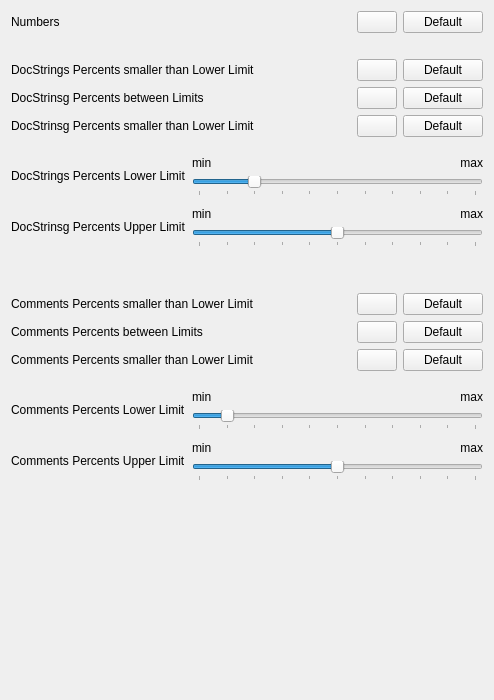
             <widget class="QWidget" name="scrollAreaWidgetContents_6">
              <property name="geometry">
               <rect>
                <x>0</x>
                <y>0</y>
                <width>494</width>
                <height>700</height>
               </rect>
              </property>
              <layout class="QHBoxLayout" name="horizontalLayout_34">
               <item>
                <layout class="QVBoxLayout" name="verticalLayout_39" stretch="0,1">
                 <item>
                  <layout class="QVBoxLayout" name="verticalLayout_38">
                   <item>
                    <layout class="QGridLayout" name="settingsLayout_5" columnstretch="1,0,0" columnminimumwidth="250,0,0">
                     <item row="2" column="0">
                      <widget class="QLabel" name="PYMETRICS_BASIC_DOCSTRINGS_PERCENTAGE_LOWERLIMIT_LABEL">
                       <property name="text">
                        <string>DocStrings Percents smaller than Lower Limit</string>
                       </property>
                      </widget>
                     </item>
                     <item row="0" column="2">
                      <widget class="QPushButton" name="PYMETRICS_BASIC_NUMBERS_RESETCOLOR">
                       <property name="sizePolicy">
                        <sizepolicy hsizetype="Minimum" vsizetype="Fixed">
                         <horstretch>0</horstretch>
                         <verstretch>0</verstretch>
                        </sizepolicy>
                       </property>
                       <property name="text">
                        <string>Default</string>
                       </property>
                      </widget>
                     </item>
                     <item row="4" column="1">
                      <widget class="QColorButton" name="PYMETRICS_BASIC_DOCSTRINGS_PERCENTAGE_UPPERLIMIT_COLOR">
                       <property name="sizePolicy">
                        <sizepolicy hsizetype="Fixed" vsizetype="Fixed">
                         <horstretch>0</horstretch>
                         <verstretch>0</verstretch>
                        </sizepolicy>
                       </property>
                       <property name="text">
                        <string/>
                       </property>
                      </widget>
                     </item>
                     <item row="4" column="0">
                      <widget class="QLabel" name="PYMETRICS_BASIC_DOCSTRINGS_PERCENTAGE_UPPERLIMIT_LABEL">
                       <property name="text">
                        <string>DocStrinsg Percents smaller than Lower Limit</string>
                       </property>
                      </widget>
                     </item>
                     <item row="2" column="1">
                      <widget class="QColorButton" name="PYMETRICS_BASIC_DOCSTRINGS_PERCENTAGE_LOWERLIMIT_COLOR">
                       <property name="sizePolicy">
                        <sizepolicy hsizetype="Fixed" vsizetype="Fixed">
                         <horstretch>0</horstretch>
                         <verstretch>0</verstretch>
                        </sizepolicy>
                       </property>
                       <property name="text">
                        <string/>
                       </property>
                      </widget>
                     </item>
                     <item row="3" column="2">
                      <widget class="QPushButton" name="PYMETRICS_BASIC_DOCSTRINGS_PERCENTAGE_BETWEENLIMITS_RESETCOLOR">
                       <property name="text">
                        <string>Default</string>
                       </property>
                      </widget>
                     </item>
                     <item row="3" column="1">
                      <widget class="QColorButton" name="PYMETRICS_BASIC_DOCSTRINGS_PERCENTAGE_BETWEENLIMITS_COLOR">
                       <property name="sizePolicy">
                        <sizepolicy hsizetype="Fixed" vsizetype="Fixed">
                         <horstretch>0</horstretch>
                         <verstretch>0</verstretch>
                        </sizepolicy>
                       </property>
                       <property name="text">
                        <string/>
                       </property>
                      </widget>
                     </item>
                     <item row="0" column="1">
                      <widget class="QColorButton" name="PYMETRICS_BASIC_NUMBERS_COLOR">
                       <property name="sizePolicy">
                        <sizepolicy hsizetype="Fixed" vsizetype="Fixed">
                         <horstretch>0</horstretch>
                         <verstretch>0</verstretch>
                        </sizepolicy>
                       </property>
                       <property name="text">
                        <string/>
                       </property>
                      </widget>
                     </item>
                     <item row="4" column="2">
                      <widget class="QPushButton" name="PYMETRICS_BASIC_DOCSTRINGS_PERCENTAGE_UPPERLIMIT_RESETCOLOR">
                       <property name="text">
                        <string>Default</string>
                       </property>
                      </widget>
                     </item>
                     <item row="0" column="0">
                      <widget class="QLabel" name="PYMETRICS_BASIC_NUMBERS_LABEL">
                       <property name="minimumSize">
                        <size>
                         <width>250</width>
                         <height>0</height>
                        </size>
                       </property>
                       <property name="text">
                        <string>Numbers</string>
                       </property>
                      </widget>
                     </item>
                     <item row="3" column="0">
                      <widget class="QLabel" name="PYMETRICS_BASIC_DOCSTRINGS_PERCENTAGE_BETWEENLIMITS_LABEL">
                       <property name="text">
                        <string>DocStrinsg Percents between Limits</string>
                       </property>
                      </widget>
                     </item>
                     <item row="2" column="2">
                      <widget class="QPushButton" name="PYMETRICS_BASIC_DOCSTRINGS_PERCENTAGE_LOWERLIMIT_RESETCOLOR">
                       <property name="text">
                        <string>Default</string>
                       </property>
                      </widget>
                     </item>
                     <item row="1" column="0">
                      <spacer name="verticalSpacer_12">
                       <property name="orientation">
                        <enum>Qt::Vertical</enum>
                       </property>
                       <property name="sizeType">
                        <enum>QSizePolicy::Fixed</enum>
                       </property>
                       <property name="sizeHint" stdset="0">
                        <size>
                         <width>20</width>
                         <height>20</height>
                        </size>
                       </property>
                      </spacer>
                     </item>
                    </layout>
                   </item>
                   <item>
                    <spacer name="verticalSpacer_17">
                     <property name="orientation">
                      <enum>Qt::Vertical</enum>
                     </property>
                     <property name="sizeType">
                      <enum>QSizePolicy::Fixed</enum>
                     </property>
                     <property name="sizeHint" stdset="0">
                      <size>
                       <width>20</width>
                       <height>13</height>
                      </size>
                     </property>
                    </spacer>
                   </item>
                   <item>
                    <layout class="QHBoxLayout" name="horizontalLayout_33" stretch="0,1">
                     <item>
                      <widget class="QLabel" name="PYMETRICS_BASIC_DOCSTRINGS_LOWERLIMIT_SLIDER_LABEL">
                       <property name="minimumSize">
                        <size>
                         <width>100</width>
                         <height>0</height>
                        </size>
                       </property>
                       <property name="text">
                        <string>DocStrings Percents Lower Limit</string>
                       </property>
                      </widget>
                     </item>
                     <item>
                      <layout class="QVBoxLayout" name="verticalLayout_37">
                       <item>
                        <layout class="QHBoxLayout" name="horizontalLayout_32">
                         <item>
                          <widget class="QLabel" name="PYMETRICS_BASIC_DOCSTRINGS_LOWERLIMIT_SLIDER_MINVALUE">
                           <property name="text">
                            <string>min</string>
                           </property>
                          </widget>
                         </item>
                         <item>
                          <widget class="QLabel" name="PYMETRICS_BASIC_DOCSTRINGS_LOWERLIMIT_SLIDER_MAXVALUE">
                           <property name="text">
                            <string>max</string>
                           </property>
                           <property name="alignment">
                            <set>Qt::AlignRight|Qt::AlignTrailing|Qt::AlignVCenter</set>
                           </property>
                          </widget>
                         </item>
                        </layout>
                       </item>
                       <item>
                        <widget class="QSlider" name="PYMETRICS_BASIC_DOCSTRINGS_LOWERLIMIT_SLIDER">
                         <property name="minimum">
                          <number>0</number>
                         </property>
                         <property name="maximum">
                          <number>100</number>
                         </property>
                         <property name="sliderPosition">
                          <number>20</number>
                         </property>
                         <property name="orientation">
                          <enum>Qt::Horizontal</enum>
                         </property>
                         <property name="invertedAppearance">
                          <bool>false</bool>
                         </property>
                         <property name="tickPosition">
                          <enum>QSlider::TicksBelow</enum>
                         </property>
                         <property name="tickInterval">
                          <number>10</number>
                         </property>
                        </widget>
                       </item>
                      </layout>
                     </item>
                    </layout>
                   </item>
                   <item>
                    <spacer name="verticalSpacer_21">
                     <property name="orientation">
                      <enum>Qt::Vertical</enum>
                     </property>
                     <property name="sizeHint" stdset="0">
                      <size>
                       <width>20</width>
                       <height>5</height>
                      </size>
                     </property>
                    </spacer>
                   </item>
                   <item>
                    <layout class="QHBoxLayout" name="horizontalLayout_31" stretch="0,1">
                     <item>
                      <widget class="QLabel" name="PYMETRICS_BASIC_DOCSTRINGS_UPPERLIMIT_SLIDER_LABEL">
                       <property name="minimumSize">
                        <size>
                         <width>100</width>
                         <height>0</height>
                        </size>
                       </property>
                       <property name="text">
                        <string>DocStrinsg Percents Upper Limit</string>
                       </property>
                      </widget>
                     </item>
                     <item>
                      <layout class="QVBoxLayout" name="verticalLayout_25">
                       <item>
                        <layout class="QHBoxLayout" name="horizontalLayout_30">
                         <item>
                          <widget class="QLabel" name="PYMETRICS_BASIC_DOCSTRINGS_UPPERLIMIT_SLIDER_MINVALUE">
                           <property name="text">
                            <string>min</string>
                           </property>
                          </widget>
                         </item>
                         <item>
                          <widget class="QLabel" name="PYMETRICS_BASIC_DOCSTRINGS_UPPERLIMIT_SLIDER_MAXVALUE">
                           <property name="text">
                            <string>max</string>
                           </property>
                           <property name="alignment">
                            <set>Qt::AlignRight|Qt::AlignTrailing|Qt::AlignVCenter</set>
                           </property>
                          </widget>
                         </item>
                        </layout>
                       </item>
                       <item>
                        <widget class="QSlider" name="PYMETRICS_BASIC_DOCSTRINGS_UPPERLIMIT_SLIDER">
                         <property name="maximum">
                          <number>100</number>
                         </property>
                         <property name="sliderPosition">
                          <number>50</number>
                         </property>
                         <property name="orientation">
                          <enum>Qt::Horizontal</enum>
                         </property>
                         <property name="tickPosition">
                          <enum>QSlider::TicksBelow</enum>
                         </property>
                         <property name="tickInterval">
                          <number>10</number>
                         </property>
                        </widget>
                       </item>
                      </layout>
                     </item>
                    </layout>
                   </item>
                   <item>
                    <spacer name="verticalSpacer_18">
                     <property name="orientation">
                      <enum>Qt::Vertical</enum>
                     </property>
                     <property name="sizeType">
                      <enum>QSizePolicy::Fixed</enum>
                     </property>
                     <property name="sizeHint" stdset="0">
                      <size>
                       <width>20</width>
                       <height>40</height>
                      </size>
                     </property>
                    </spacer>
                   </item>
                   <item>
                    <layout class="QGridLayout" name="settingsLayout_6" columnstretch="1,0,0" columnminimumwidth="250,0,0">
                     <item row="2" column="1">
                      <widget class="QColorButton" name="PYMETRICS_BASIC_COMMENTS_PERCENTAGE_UPPERLIMIT_COLOR">
                       <property name="sizePolicy">
                        <sizepolicy hsizetype="Fixed" vsizetype="Fixed">
                         <horstretch>0</horstretch>
                         <verstretch>0</verstretch>
                        </sizepolicy>
                       </property>
                       <property name="text">
                        <string/>
                       </property>
                      </widget>
                     </item>
                     <item row="0" column="1">
                      <widget class="QColorButton" name="PYMETRICS_BASIC_COMMENTS_PERCENTAGE_LOWERLIMIT_COLOR">
                       <property name="sizePolicy">
                        <sizepolicy hsizetype="Fixed" vsizetype="Fixed">
                         <horstretch>0</horstretch>
                         <verstretch>0</verstretch>
                        </sizepolicy>
                       </property>
                       <property name="text">
                        <string/>
                       </property>
                      </widget>
                     </item>
                     <item row="1" column="2">
                      <widget class="QPushButton" name="PYMETRICS_BASIC_COMMENTS_PERCENTAGE_BETWEENLIMITS_RESETCOLOR">
                       <property name="text">
                        <string>Default</string>
                       </property>
                      </widget>
                     </item>
                     <item row="2" column="2">
                      <widget class="QPushButton" name="PYMETRICS_BASIC_COMMENTS_PERCENTAGE_UPPERLIMIT_RESETCOLOR">
                       <property name="text">
                        <string>Default</string>
                       </property>
                      </widget>
                     </item>
                     <item row="2" column="0">
                      <widget class="QLabel" name="PYMETRICS_BASIC_COMMENTS_PERCENTAGE_UPPERLIMIT_LABEL">
                       <property name="text">
                        <string>Comments Percents smaller than Lower Limit</string>
                       </property>
                      </widget>
                     </item>
                     <item row="0" column="0">
                      <widget class="QLabel" name="PYMETRICS_BASIC_COMMENTS_PERCENTAGE_LOWERLIMIT_LABEL">
                       <property name="text">
                        <string>Comments Percents smaller than Lower Limit</string>
                       </property>
                      </widget>
                     </item>
                     <item row="1" column="1">
                      <widget class="QColorButton" name="PYMETRICS_BASIC_COMMENTS_PERCENTAGE_BETWEENLIMITS_COLOR">
                       <property name="sizePolicy">
                        <sizepolicy hsizetype="Fixed" vsizetype="Fixed">
                         <horstretch>0</horstretch>
                         <verstretch>0</verstretch>
                        </sizepolicy>
                       </property>
                       <property name="text">
                        <string/>
                       </property>
                      </widget>
                     </item>
                     <item row="1" column="0">
                      <widget class="QLabel" name="PYMETRICS_BASIC_COMMENTS_PERCENTAGE_BETWEENLIMITS_LABEL">
                       <property name="text">
                        <string>Comments Percents between Limits</string>
                       </property>
                      </widget>
                     </item>
                     <item row="0" column="2">
                      <widget class="QPushButton" name="PYMETRICS_BASIC_COMMENTS_PERCENTAGE_LOWERLIMIT_RESETCOLOR">
                       <property name="text">
                        <string>Default</string>
                       </property>
                      </widget>
                     </item>
                    </layout>
                   </item>
                   <item>
                    <spacer name="verticalSpacer_8">
                     <property name="orientation">
                      <enum>Qt::Vertical</enum>
                     </property>
                     <property name="sizeType">
                      <enum>QSizePolicy::Fixed</enum>
                     </property>
                     <property name="sizeHint" stdset="0">
                      <size>
                       <width>20</width>
                       <height>13</height>
                      </size>
                     </property>
                    </spacer>
                   </item>
                   <item>
                    <layout class="QHBoxLayout" name="horizontalLayout_28" stretch="0,1">
                     <item>
                      <widget class="QLabel" name="PYMETRICS_BASIC_COMMENTS_PERCENTAGE_LOWERLIMIT_SLIDER_LABEL">
                       <property name="minimumSize">
                        <size>
                         <width>100</width>
                         <height>0</height>
                        </size>
                       </property>
                       <property name="text">
                        <string>Comments Percents Lower Limit</string>
                       </property>
                      </widget>
                     </item>
                     <item>
                      <layout class="QVBoxLayout" name="verticalLayout_24">
                       <item>
                        <layout class="QHBoxLayout" name="horizontalLayout_10">
                         <item>
                          <widget class="QLabel" name="PYMETRICS_BASIC_COMMENTS_PERCENTAGE_LOWERLIMIT_SLIDER_MINVALUE">
                           <property name="text">
                            <string>min</string>
                           </property>
                          </widget>
                         </item>
                         <item>
                          <widget class="QLabel" name="PYMETRICS_BASIC_COMMENTS_PERCENTAGE_LOWERLIMIT_SLIDER_MAXVALUE">
                           <property name="text">
                            <string>max</string>
                           </property>
                           <property name="alignment">
                            <set>Qt::AlignRight|Qt::AlignTrailing|Qt::AlignVCenter</set>
                           </property>
                          </widget>
                         </item>
                        </layout>
                       </item>
                       <item>
                        <widget class="QSlider" name="PYMETRICS_BASIC_COMMENTS_PERCENTAGE_LOWERLIMIT_SLIDER">
                         <property name="minimum">
                          <number>0</number>
                         </property>
                         <property name="maximum">
                          <number>100</number>
                         </property>
                         <property name="sliderPosition">
                          <number>10</number>
                         </property>
                         <property name="orientation">
                          <enum>Qt::Horizontal</enum>
                         </property>
                         <property name="invertedAppearance">
                          <bool>false</bool>
                         </property>
                         <property name="tickPosition">
                          <enum>QSlider::TicksBelow</enum>
                         </property>
                         <property name="tickInterval">
                          <number>10</number>
                         </property>
                        </widget>
                       </item>
                      </layout>
                     </item>
                    </layout>
                   </item>
                   <item>
                    <spacer name="verticalSpacer_22">
                     <property name="orientation">
                      <enum>Qt::Vertical</enum>
                     </property>
                     <property name="sizeHint" stdset="0">
                      <size>
                       <width>20</width>
                       <height>5</height>
                      </size>
                     </property>
                    </spacer>
                   </item>
                   <item>
                    <layout class="QHBoxLayout" name="horizontalLayout_29" stretch="0,1">
                     <item>
                      <widget class="QLabel" name="PYMETRICS_BASIC_COMMENTS_PERCENTAGE_UPPERLIMIT_SLIDER_LABEL">
                       <property name="minimumSize">
                        <size>
                         <width>100</width>
                         <height>0</height>
                        </size>
                       </property>
                       <property name="text">
                        <string>Comments Percents Upper Limit</string>
                       </property>
                      </widget>
                     </item>
                     <item>
                      <layout class="QVBoxLayout" name="verticalLayout_6">
                       <item>
                        <layout class="QHBoxLayout" name="horizontalLayout_27">
                         <item>
                          <widget class="QLabel" name="PYMETRICS_BASIC_COMMENTS_PERCENTAGE_UPPERLIMIT_SLIDER_MINVALUE">
                           <property name="text">
                            <string>min</string>
                           </property>
                          </widget>
                         </item>
                         <item>
                          <widget class="QLabel" name="PYMETRICS_BASIC_COMMENTS_PERCENTAGE_UPPERLIMIT_SLIDER_MAXVALUE">
                           <property name="text">
                            <string>max</string>
                           </property>
                           <property name="alignment">
                            <set>Qt::AlignRight|Qt::AlignTrailing|Qt::AlignVCenter</set>
                           </property>
                          </widget>
                         </item>
                        </layout>
                       </item>
                       <item>
                        <widget class="QSlider" name="PYMETRICS_BASIC_COMMENTS_PERCENTAGE_UPPERLIMIT_SLIDER">
                         <property name="maximum">
                          <number>100</number>
                         </property>
                         <property name="sliderPosition">
                          <number>50</number>
                         </property>
                         <property name="orientation">
                          <enum>Qt::Horizontal</enum>
                         </property>
                         <property name="tickPosition">
                          <enum>QSlider::TicksBelow</enum>
                         </property>
                         <property name="tickInterval">
                          <number>10</number>
                         </property>
                        </widget>
                       </item>
                      </layout>
                     </item>
                    </layout>
                   </item>
                  </layout>
                 </item>
                 <item>
                  <spacer name="verticalSpacer_19">
                   <property name="orientation">
                    <enum>Qt::Vertical</enum>
                   </property>
                   <property name="sizeHint" stdset="0">
                    <size>
                     <width>20</width>
                     <height>40</height>
                    </size>
                   </property>
                  </spacer>
                 </item>
                </layout>
               </item>
              </layout>
             </widget>
